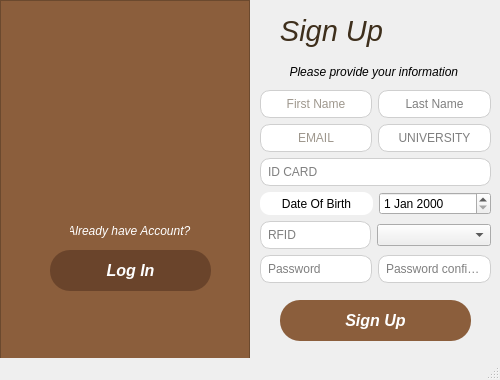
<?xml version="1.0" encoding="UTF-8"?>
<ui version="4.0">
 <class>SignInWindow</class>
 <widget class="QMainWindow" name="SignInWindow">
  <property name="geometry">
   <rect>
    <x>0</x>
    <y>0</y>
    <width>500</width>
    <height>380</height>
   </rect>
  </property>
  <property name="windowTitle">
   <string>MainWindow</string>
  </property>
  <widget class="QWidget" name="centralwidget">
   <widget class="QFrame" name="frame">
    <property name="geometry">
     <rect>
      <x>0</x>
      <y>0</y>
      <width>250</width>
      <height>361</height>
     </rect>
    </property>
    <property name="styleSheet">
     <string notr="true">QWidget {
    background-color: rgb(139, 94, 60);
}</string>
    </property>
    <property name="frameShape">
     <enum>QFrame::Shape::StyledPanel</enum>
    </property>
    <property name="frameShadow">
     <enum>QFrame::Shadow::Raised</enum>
    </property>
    <widget class="QLabel" name="label_3">
     <property name="geometry">
      <rect>
       <x>70</x>
       <y>220</y>
       <width>121</width>
       <height>21</height>
      </rect>
     </property>
     <property name="font">
      <font>
       <italic>true</italic>
      </font>
     </property>
     <property name="styleSheet">
      <string notr="true">color:white;</string>
     </property>
     <property name="text">
      <string>Already have Account? </string>
     </property>
     <property name="alignment">
      <set>Qt::AlignmentFlag::AlignCenter</set>
     </property>
    </widget>
    <widget class="QLabel" name="label_4">
     <property name="geometry">
      <rect>
       <x>40</x>
       <y>90</y>
       <width>171</width>
       <height>81</height>
      </rect>
     </property>
     <property name="styleSheet">
      <string notr="true"/>
     </property>
     <property name="text">
      <string/>
     </property>
     <property name="pixmap">
      <pixmap resource="resources.qrc">:/img/img/Frame 245.png</pixmap>
     </property>
     <property name="scaledContents">
      <bool>true</bool>
     </property>
    </widget>
    <widget class="QPushButton" name="GoToLogInButton">
     <property name="geometry">
      <rect>
       <x>50</x>
       <y>250</y>
       <width>161</width>
       <height>41</height>
      </rect>
     </property>
     <property name="font">
      <font>
       <family>Segoe UI</family>
       <pointsize>-1</pointsize>
       <italic>true</italic>
       <bold>true</bold>
       <kerning>false</kerning>
      </font>
     </property>
     <property name="styleSheet">
      <string notr="true">
QPushButton {
    background-color: #6A442B; /* Brown color */
    color: white;                 
    border-radius: 20px;               /* Adjust for pill shape */
                   /* Vertical padding, width will be set by layout */
    font-weight: bold;                 /* Bold text */
    font-size: 16px;                   

}</string>
     </property>
     <property name="text">
      <string>Log In</string>
     </property>
    </widget>
   </widget>
   <widget class="QLabel" name="label">
    <property name="geometry">
     <rect>
      <x>280</x>
      <y>10</y>
      <width>111</width>
      <height>41</height>
     </rect>
    </property>
    <property name="font">
     <font>
      <pointsize>22</pointsize>
      <italic>true</italic>
      <fontweight>DemiBold</fontweight>
     </font>
    </property>
    <property name="styleSheet">
     <string notr="true">QLabel{
color : rgb(62, 47, 28);
}</string>
    </property>
    <property name="text">
     <string>Sign Up </string>
    </property>
    <property name="textFormat">
     <enum>Qt::TextFormat::PlainText</enum>
    </property>
    <property name="alignment">
     <set>Qt::AlignmentFlag::AlignCenter</set>
    </property>
   </widget>
   <widget class="QLabel" name="label_2">
    <property name="geometry">
     <rect>
      <x>290</x>
      <y>56</y>
      <width>171</width>
      <height>31</height>
     </rect>
    </property>
    <property name="font">
     <font>
      <italic>true</italic>
     </font>
    </property>
    <property name="text">
     <string>Please provide your information </string>
    </property>
    <property name="alignment">
     <set>Qt::AlignmentFlag::AlignCenter</set>
    </property>
   </widget>
   <widget class="QPushButton" name="SignInButton">
    <property name="geometry">
     <rect>
      <x>280</x>
      <y>300</y>
      <width>191</width>
      <height>41</height>
     </rect>
    </property>
    <property name="font">
     <font>
      <family>Segoe UI</family>
      <pointsize>-1</pointsize>
      <italic>true</italic>
      <bold>true</bold>
      <kerning>false</kerning>
     </font>
    </property>
    <property name="styleSheet">
     <string notr="true">
QPushButton {
    background-color: rgb(139, 94, 60); /* Brown color */
    color: white;                 
    border-radius: 20px;               /* Adjust for pill shape */
                   /* Vertical padding, width will be set by layout */
    font-weight: bold;                 /* Bold text */
    font-size: 16px;                   

}</string>
    </property>
    <property name="text">
     <string>Sign Up</string>
    </property>
   </widget>
   <widget class="QLabel" name="label_5">
    <property name="geometry">
     <rect>
      <x>400</x>
      <y>17</y>
      <width>41</width>
      <height>31</height>
     </rect>
    </property>
    <property name="text">
     <string/>
    </property>
    <property name="pixmap">
     <pixmap resource="resources.qrc">:/img/img/SvgjsG2242.png</pixmap>
    </property>
    <property name="scaledContents">
     <bool>true</bool>
    </property>
   </widget>
   <widget class="QWidget" name="layoutWidget">
    <property name="geometry">
     <rect>
      <x>260</x>
      <y>90</y>
      <width>231</width>
      <height>193</height>
     </rect>
    </property>
    <layout class="QVBoxLayout" name="verticalLayout">
     <item>
      <layout class="QHBoxLayout" name="horizontalLayout">
       <item>
        <widget class="QLineEdit" name="FirstNameEdit">
         <property name="styleSheet">
          <string notr="true">QLineEdit {
    border: 1px solid #CFCFCF; /* A light grey border */
    border-radius: 10px;       /* Adjust this value for desired roundness */
    padding: 5px;  
color: rgb(62, 47, 28);            /* Add some internal padding */
}

QLabel {
    color: #555555; /* A darker grey */
}</string>
         </property>
         <property name="alignment">
          <set>Qt::AlignmentFlag::AlignCenter</set>
         </property>
         <property name="placeholderText">
          <string>First Name</string>
         </property>
        </widget>
       </item>
       <item>
        <widget class="QLineEdit" name="LastNameEdit">
         <property name="styleSheet">
          <string notr="true">QLineEdit {
    border: 1px solid #CFCFCF; /* A light grey border */
    border-radius: 10px;       /* Adjust this value for desired roundness */
    padding: 5px;              /* Add some internal padding */
}
</string>
         </property>
         <property name="alignment">
          <set>Qt::AlignmentFlag::AlignCenter</set>
         </property>
         <property name="placeholderText">
          <string>Last Name</string>
         </property>
        </widget>
       </item>
      </layout>
     </item>
     <item>
      <layout class="QHBoxLayout" name="horizontalLayout_2">
       <item>
        <widget class="QLineEdit" name="EmailEdit">
         <property name="styleSheet">
          <string notr="true">QLineEdit {
    border: 1px solid #CFCFCF; /* A light grey border */
    border-radius: 10px;       /* Adjust this value for desired roundness */
    padding: 5px;  
color: rgb(62, 47, 28);            /* Add some internal padding */
}

QLabel {
    color: #555555; /* A darker grey */
}</string>
         </property>
         <property name="text">
          <string/>
         </property>
         <property name="alignment">
          <set>Qt::AlignmentFlag::AlignCenter</set>
         </property>
         <property name="placeholderText">
          <string>EMAIL</string>
         </property>
        </widget>
       </item>
       <item>
        <widget class="QLineEdit" name="UniversityEdit">
         <property name="styleSheet">
          <string notr="true">QLineEdit {
    border: 1px solid #CFCFCF; /* A light grey border */
    border-radius: 10px;       /* Adjust this value for desired roundness */
    padding: 5px;              /* Add some internal padding */
}
</string>
         </property>
         <property name="text">
          <string/>
         </property>
         <property name="alignment">
          <set>Qt::AlignmentFlag::AlignCenter</set>
         </property>
         <property name="placeholderText">
          <string>UNIVERSITY</string>
         </property>
        </widget>
       </item>
      </layout>
     </item>
     <item>
      <layout class="QHBoxLayout" name="horizontalLayout_5">
       <item>
        <widget class="QLineEdit" name="IDedit">
         <property name="styleSheet">
          <string notr="true">QLineEdit {
    border: 1px solid #CFCFCF; /* A light grey border */
    border-radius: 10px;       /* Adjust this value for desired roundness */
    padding: 5px;              /* Add some internal padding */
}
</string>
         </property>
         <property name="alignment">
          <set>Qt::AlignmentFlag::AlignLeading|Qt::AlignmentFlag::AlignLeft|Qt::AlignmentFlag::AlignVCenter</set>
         </property>
         <property name="placeholderText">
          <string>ID CARD</string>
         </property>
        </widget>
       </item>
      </layout>
     </item>
     <item>
      <layout class="QHBoxLayout" name="horizontalLayout_6">
       <item>
        <widget class="QLabel" name="label_6">
         <property name="styleSheet">
          <string notr="true">QLabel
{
background :rgb(255, 255, 255);
 border-radius: 10px; 
}</string>
         </property>
         <property name="text">
          <string>Date Of Birth</string>
         </property>
         <property name="alignment">
          <set>Qt::AlignmentFlag::AlignCenter</set>
         </property>
        </widget>
       </item>
       <item>
        <widget class="QDateEdit" name="DateEdit"/>
       </item>
      </layout>
     </item>
     <item>
      <layout class="QHBoxLayout" name="horizontalLayout_3">
       <item>
        <widget class="QLineEdit" name="RFIDEdit">
         <property name="styleSheet">
          <string notr="true">QLineEdit {
    border: 1px solid #CFCFCF; /* A light grey border */
    border-radius: 10px;       /* Adjust this value for desired roundness */
    padding: 5px;              /* Add some internal padding */
}
</string>
         </property>
         <property name="alignment">
          <set>Qt::AlignmentFlag::AlignLeading|Qt::AlignmentFlag::AlignLeft|Qt::AlignmentFlag::AlignVCenter</set>
         </property>
         <property name="placeholderText">
          <string>RFID</string>
         </property>
        </widget>
       </item>
       <item>
        <widget class="QComboBox" name="TypeComboBox">
         <property name="placeholderText">
          <string>TYPE</string>
         </property>
         <item>
          <property name="text">
           <string>student</string>
          </property>
         </item>
         <item>
          <property name="text">
           <string>teacher</string>
          </property>
         </item>
         <item>
          <property name="text">
           <string>administrator</string>
          </property>
         </item>
         <item>
          <property name="text">
           <string>librarian</string>
          </property>
         </item>
         <item>
          <property name="text">
           <string>externel</string>
          </property>
         </item>
         <item>
          <property name="text">
           <string>Library Director</string>
          </property>
         </item>
        </widget>
       </item>
      </layout>
     </item>
     <item>
      <layout class="QHBoxLayout" name="horizontalLayout_7">
       <item>
        <widget class="QLineEdit" name="PasswordEdit">
         <property name="styleSheet">
          <string notr="true">QLineEdit {
    border: 1px solid #CFCFCF; /* A light grey border */
    border-radius: 10px;       /* Adjust this value for desired roundness */
    padding: 5px;              /* Add some internal padding */
}
</string>
         </property>
         <property name="text">
          <string/>
         </property>
         <property name="placeholderText">
          <string>Password</string>
         </property>
        </widget>
       </item>
       <item>
        <widget class="QLineEdit" name="PasswordConfEdit">
         <property name="styleSheet">
          <string notr="true">QLineEdit {
    border: 1px solid #CFCFCF; /* A light grey border */
    border-radius: 10px;       /* Adjust this value for desired roundness */
    padding: 5px;              /* Add some internal padding */
}
</string>
         </property>
         <property name="text">
          <string/>
         </property>
         <property name="alignment">
          <set>Qt::AlignmentFlag::AlignLeading|Qt::AlignmentFlag::AlignLeft|Qt::AlignmentFlag::AlignVCenter</set>
         </property>
         <property name="placeholderText">
          <string>Password confirmation</string>
         </property>
        </widget>
       </item>
      </layout>
     </item>
    </layout>
   </widget>
  </widget>
  <widget class="QMenuBar" name="menubar">
   <property name="geometry">
    <rect>
     <x>0</x>
     <y>0</y>
     <width>500</width>
     <height>18</height>
    </rect>
   </property>
  </widget>
  <widget class="QStatusBar" name="statusbar"/>
 </widget>
 <resources>
  <include location="resources.qrc"/>
 </resources>
 <connections/>
</ui>
